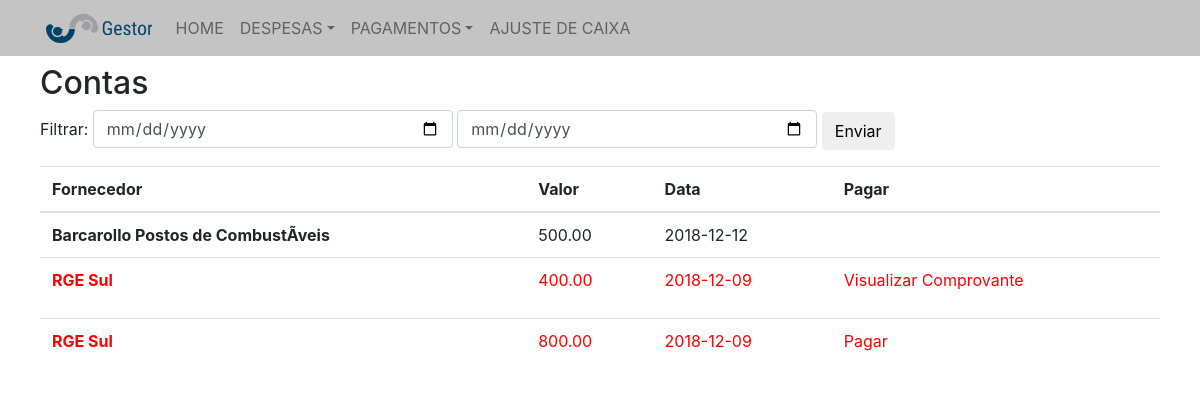
Page /trabalhofinal/gestor.php on the committed database.
### tables this page shows
CREATE TABLE `despesa_pagamento` (
  `id` int(11) NOT NULL,
  `cli_forn` varchar(50) NOT NULL,
  `valor` decimal(10,2) NOT NULL,
  `data` date NOT NULL,
  `nomearquivo` varchar(100) NOT NULL,
  `tipo` varchar(10) NOT NULL
);

### trabalhofinal/conectabanco.php (called while the page is built, shortened)
<?php
	function ConectarBanco(){
	$host = "localhost";
	$banco = "trabalho_final";
	$usuario = "root";
	$senha = "";
	$porta = "3306";
	$conn = new PDO('mysql:host='.$host.';port='.$porta.';dbname='.$banco.'', $usuario, $senha);
	return $conn;
}
function SelecionaDiversosDados($sql){
	$conn = ConectarBanco();
	$retorno = $conn->prepare($sql);
	$retorno->execute();
	return $retorno;
}
?>

### trabalhofinal/gestor.php (the view, shortened to what this page needs)
<?php include("conectabanco.php");
  ?>
<html lang="en">
  <head>
    <link rel="stylesheet" href="https://stackpath.bootstrapcdn.com/bootstrap/4.1.3/css/bootstrap.min.css">
  </head>
  <body>
    <div class="divmenu">
      <?php  include("menu.php")?>
    </div>
    <div class="container">
      <form method="post">
        <h2 class="titulogestor">Contas</h2>
        <ul class="filtro">
          <li><label>Filtrar:</label></li>
          <li><input type="date" name="dataum" class="data form-control"></li>
          <li><input type="date" name="datadois" class="data form-control"></li>
          <li><input type="submit" class="btn" value="Enviar"></li>
        </ul>
      </form>
        <table class="table table-hover">
          <thead>
            <tr>
              <th scope="col">Fornecedor</th>
              <th scope="col">Valor</th>
              <th scope="col">Data</th>
              <th scope="col">Pagar</th>
            </tr>
          </thead>
          <tbody>
            <?php
            $PegaInfo = SelecionaDiversosDados("SELECT * FROM despesa_pagamento");
            foreach ($PegaInfo as $info){
              ?>
              <tr>
                <?php
                if($info["tipo"] == 'despesa'){ ?>
                  <th><p class="despesa"><?php echo $info["cli_forn"]?></p></th>
                  <td><p class="despesa"><?php echo $info["valor"]?></p></td>
                  <td><p class="despesa"><?php echo $info["data"]?></p></td>
                  <td><?php
                  if($info["nomearquivo"] == "") {
                    ?><a class="despesa" href="pagar_despesa.php?pagar=<?php echo $info["id"]; ?>">Pagar</a>
                  <?php }
                  else { ?> <a class="despesa" href="comprovante/<?php echo $info["nomearquivo"]; ?>">Visualizar Comprovante</a>
                  <?php } ?>
                </td>
                <?php
              } else{ ?>
                <th><?php echo $info["cli_forn"]?></th>
                <td><?php echo $info["valor"]?></td>
                <td><?php echo $info["data"]?></td>
                <td><?php echo $info["nomearquivo"]?></td>
                <?php
              } ?>
              </tr>
              <?php
            }
              ?>
          </tbody>
        </table>
      </div>
  </body>
</html>

### trabalhofinal/css/style.css (style rules this page uses)
.titulogestor { margin: 8 0; }
.container { padding: 0 10px 0 10px; background-color: white; min-width: 317px; }
.divmenu { background-color: #c4c4c4; }
.despesa { color: red; }
.data { width: 30vw; }
.filtro { text-decoration: none; list-style: none; padding: 0; }
.filtro li { display: inline; }
.filtro li input { display: inline; }

### rows in the picture
despesa_pagamento: cli_forn "Barcarollo Postos de CombustÃ­veis", valor "500.00", data "2018-12-12"
despesa_pagamento: cli_forn "RGE Sul", valor "400.00", data "2018-12-09"
despesa_pagamento: cli_forn "RGE Sul", valor "800.00", data "2018-12-09"
